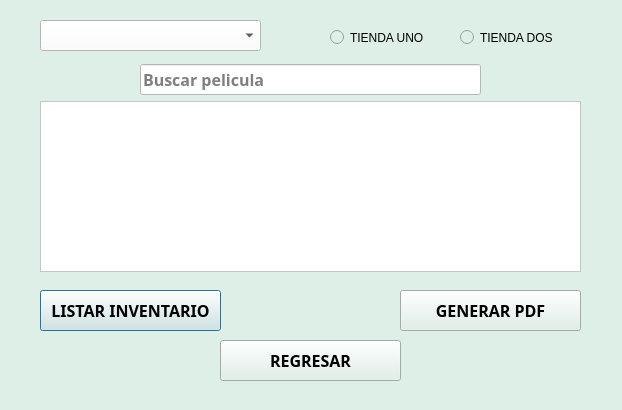
<?xml version="1.0" encoding="UTF-8"?>
<ui version="4.0">
 <class>Dialog</class>
 <widget class="QDialog" name="Dialog">
  <property name="geometry">
   <rect>
    <x>0</x>
    <y>0</y>
    <width>622</width>
    <height>410</height>
   </rect>
  </property>
  <property name="windowTitle">
   <string>Dialog</string>
  </property>
  <property name="styleSheet">
   <string notr="true">background-color: rgb(222, 239, 231);</string>
  </property>
  <widget class="QPushButton" name="btninventory">
   <property name="geometry">
    <rect>
     <x>40</x>
     <y>290</y>
     <width>181</width>
     <height>41</height>
    </rect>
   </property>
   <property name="font">
    <font>
     <family>Hack Nerd Font Mono</family>
     <pointsize>12</pointsize>
     <bold>true</bold>
    </font>
   </property>
   <property name="text">
    <string>LISTAR INVENTARIO</string>
   </property>
  </widget>
  <widget class="QPushButton" name="btnpdf">
   <property name="geometry">
    <rect>
     <x>400</x>
     <y>290</y>
     <width>181</width>
     <height>41</height>
    </rect>
   </property>
   <property name="font">
    <font>
     <family>Hack Nerd Font Mono</family>
     <pointsize>12</pointsize>
     <bold>true</bold>
    </font>
   </property>
   <property name="text">
    <string>GENERAR PDF</string>
   </property>
  </widget>
  <widget class="QTableWidget" name="table">
   <property name="geometry">
    <rect>
     <x>40</x>
     <y>101</y>
     <width>541</width>
     <height>171</height>
    </rect>
   </property>
   <property name="font">
    <font>
     <family>Hack Nerd Font Mono</family>
     <pointsize>11</pointsize>
     <bold>true</bold>
    </font>
   </property>
   <property name="styleSheet">
    <string notr="true">background-color: rgb(255, 255, 255);</string>
   </property>
  </widget>
  <widget class="QComboBox" name="options">
   <property name="geometry">
    <rect>
     <x>40</x>
     <y>20</y>
     <width>221</width>
     <height>31</height>
    </rect>
   </property>
   <property name="font">
    <font>
     <family>Hack Nerd Font Mono</family>
     <pointsize>11</pointsize>
     <bold>true</bold>
    </font>
   </property>
   <property name="styleSheet">
    <string notr="true">background-color: rgb(255, 255, 255);</string>
   </property>
   <property name="placeholderText">
    <string>Seleccionar pelicula</string>
   </property>
  </widget>
  <widget class="QRadioButton" name="store1">
   <property name="geometry">
    <rect>
     <x>330</x>
     <y>22</y>
     <width>96</width>
     <height>31</height>
    </rect>
   </property>
   <property name="text">
    <string>TIENDA UNO</string>
   </property>
  </widget>
  <widget class="QRadioButton" name="store2">
   <property name="geometry">
    <rect>
     <x>460</x>
     <y>22</y>
     <width>96</width>
     <height>31</height>
    </rect>
   </property>
   <property name="text">
    <string>TIENDA DOS</string>
   </property>
  </widget>
  <widget class="QLineEdit" name="textsearch">
   <property name="geometry">
    <rect>
     <x>140</x>
     <y>64</y>
     <width>341</width>
     <height>31</height>
    </rect>
   </property>
   <property name="font">
    <font>
     <family>Hack Nerd Font Mono</family>
     <pointsize>12</pointsize>
     <bold>true</bold>
    </font>
   </property>
   <property name="styleSheet">
    <string notr="true">background-color: rgb(255, 255, 255);</string>
   </property>
   <property name="placeholderText">
    <string>Buscar pelicula</string>
   </property>
  </widget>
  <widget class="QPushButton" name="return1">
   <property name="geometry">
    <rect>
     <x>220</x>
     <y>340</y>
     <width>181</width>
     <height>41</height>
    </rect>
   </property>
   <property name="font">
    <font>
     <family>Hack Nerd Font Mono</family>
     <pointsize>12</pointsize>
     <bold>true</bold>
    </font>
   </property>
   <property name="text">
    <string>REGRESAR</string>
   </property>
  </widget>
 </widget>
 <resources/>
 <connections/>
</ui>
